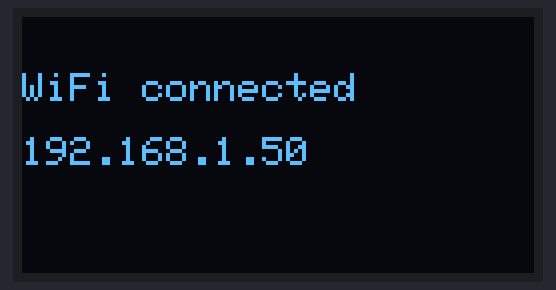
A sketch run on a simulated ESP32-C3. On the bench: 128×64 one-colour display. WiFi joins after 1.5 s; servers stay silent unless stated; the local clock reads 2024-03-15 10:24:30 at power-on unless the sketch sets it; what the sketch prints to the serial monitor is not drawn.

Above: at 1.9 s.
At 2.3 s:
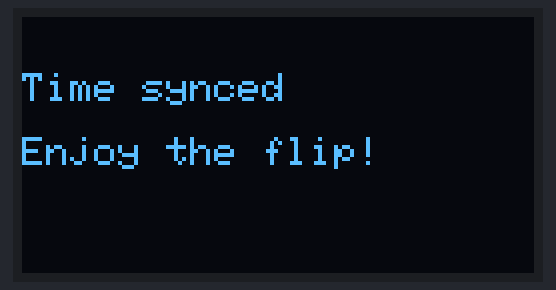
At 3.1 s:
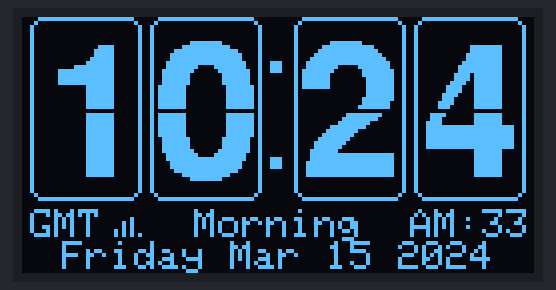
At 11.1 s:
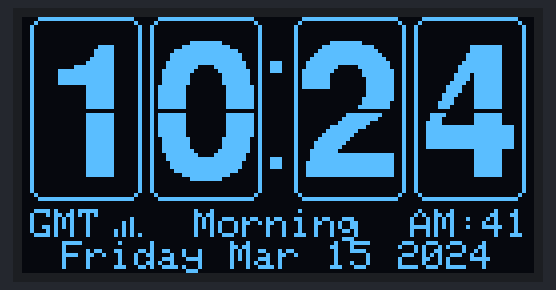
At 15.1 s:
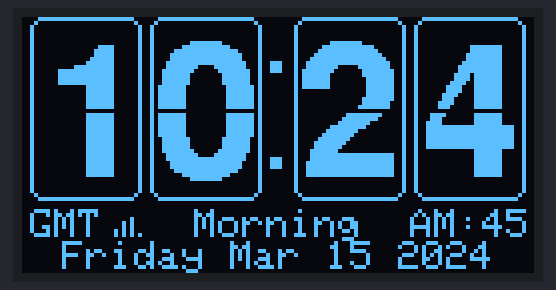
At 30.19 s:
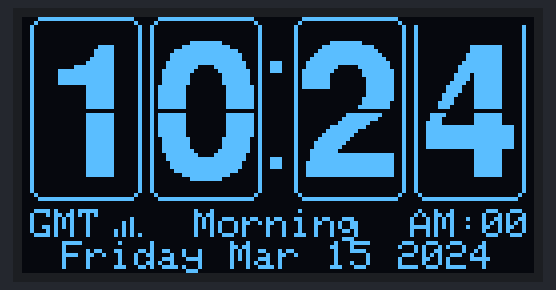

Measured:
- what the display in image 0 shows lasts 0.4 s, from 1.8 s to 2.2 s
- what the display in image 1 shows lasts 0.5 s, from 2.3 s to 2.8 s
- what the display in image 2 shows lasts 1.1 s, from 3.0 s to 4.1 s

The sketch:

NTPclock1_esp32c3_ssd1309_v1.ino
```cpp
// =============================================================================
// FLIP NTP Clock — ESP32-C3 + 2.42" OLED SSD1309 (SPI)
// original: https://www.eelectronicparts.com/blogs/news/diy-esp32-s3-mini-flip-clock-animated-ntp-time-on-a-0-96-oled-display
// =============================================================================

#include <SPI.h>
#include <Adafruit_GFX.h>
#include <Adafruit_SSD1306.h> // Folosim SSD1306, dar merge perfect pe SSD1309
#include <Fonts/FreeSansBold24pt7b.h>
#include <WiFi.h>
#include <time.h>

// ================== USER SETTINGS ==================
const char* WIFI_SSID = "bbk2";
const char* WIFI_PASS = "internet2";

#define TZ_EASTERN   "EST5EDT,M3.2.0,M11.1.0"
#define TZ_CENTRAL   "CST6CDT,M3.2.0,M11.1.0"
#define TZ_MOUNTAIN  "MST7MDT,M3.2.0,M11.1.0"
#define TZ_PACIFIC   "PST8PDT,M3.2.0,M11.1.0"
#define TZ_ROMANIA   "EET-2EEST,M3.5.0/3,M10.5.0/4"
const char* TIMEZONE   = TZ_ROMANIA;
const char* NTP_SERVER = "pool.ntp.org";

#define USE_12_HOUR        true
const unsigned long ANIM_MS = 350;
// ===================================================

#define SCREEN_WIDTH   128
#define SCREEN_HEIGHT  64

// ================== PINI SPI (ESP32-C3) ==================
#define SPI_CLK  4
#define SPI_MOSI 6
#define SPI_MISO -1
#define SPI_CS   7

#define OLED_DC   3
#define OLED_RST  10
// ========================================================

// Inițializare obiect SPI
Adafruit_SSD1306 display(SCREEN_WIDTH, SCREEN_HEIGHT, &SPI, OLED_DC, OLED_RST, SPI_CS);

// =================================================================
//                             LAYOUT
// =================================================================
#define CARD_W    28
#define CARD_H    46
#define CARD_Y     0
#define HALF_H    (CARD_H / 2)       // 23
#define MID_Y     (CARD_Y + HALF_H)  // 23

const int16_t CARD_X[4] = { 2, 32, 68, 98 };

#define COLON_X        62
#define COLON_TOP_Y    11
#define COLON_BOT_Y    35
#define COLON_SIZE      3

// =================================================================
//                  DIGIT GLYPH PRE-RENDERING
// =================================================================
static GFXcanvas1* digitCanvas[10] = { nullptr };

void renderDigitCanvases() {
  for (int d = 0; d < 10; d++) {
    GFXcanvas1* c = new GFXcanvas1(CARD_W, CARD_H);
    c->fillScreen(0);
    c->setFont(&FreeSansBold24pt7b);
    c->setTextColor(1);
    char s[2] = { (char)('0' + d), 0 };
    int16_t x1, y1; uint16_t w, h;
    c->getTextBounds(s, 0, 0, &x1, &y1, &w, &h);
    int16_t cx = (CARD_W - (int16_t)w) / 2 - x1;
    int16_t cy = CARD_H / 2 - y1 - (int16_t)h / 2;
    c->setCursor(cx, cy);
    c->print(s);
    digitCanvas[d] = c;
  }
}

// =================================================================
//                   HALF-DIGIT FLAP RENDERING
// =================================================================
static inline void drawTopHalf(int16_t cardX, int16_t cardY, int digit, int drawnH) {
  if (drawnH <= 0 || digit < 0 || digit > 9) return;
  GFXcanvas1* c = digitCanvas[digit];
  const int16_t topY = cardY + HALF_H - drawnH;
  for (int16_t ty = 0; ty < drawnH; ty++) {
    int16_t sy0 = (int32_t)ty       * HALF_H / drawnH;
    int16_t sy1 = (int32_t)(ty + 1) * HALF_H / drawnH;
    if (sy1 <= sy0)     sy1 = sy0 + 1;
    if (sy1 > HALF_H)   sy1 = HALF_H;
    int16_t screenY = topY + ty;
    for (int16_t sx = 0; sx < CARD_W; sx++) {
      bool lit = false;
      for (int16_t sy = sy0; sy < sy1; sy++) {
        if (c->getPixel(sx, sy)) { lit = true; break; }
      }
      if (lit) display.drawPixel(cardX + sx, screenY, SSD1306_WHITE);
    }
  }
}

static inline void drawBottomHalf(int16_t cardX, int16_t cardY, int digit, int drawnH) {
  if (drawnH <= 0 || digit < 0 || digit > 9) return;
  GFXcanvas1* c = digitCanvas[digit];
  const int16_t botY0 = cardY + HALF_H;
  for (int16_t ty = 0; ty < drawnH; ty++) {
    int16_t sy0 = HALF_H + (int32_t)ty       * HALF_H / drawnH;
    int16_t sy1 = HALF_H + (int32_t)(ty + 1) * HALF_H / drawnH;
    if (sy1 <= sy0)     sy1 = sy0 + 1;
    if (sy1 > CARD_H)   sy1 = CARD_H;
    int16_t screenY = botY0 + ty;
    for (int16_t sx = 0; sx < CARD_W; sx++) {
      bool lit = false;
      for (int16_t sy = sy0; sy < sy1; sy++) {
        if (c->getPixel(sx, sy)) { lit = true; break; }
      }
      if (lit) display.drawPixel(cardX + sx, screenY, SSD1306_WHITE);
    }
  }
}

// =================================================================
//                       ANIMATION STATE
// =================================================================
struct DigitSlot {
  int           currentDigit;
  int           previousDigit;
  unsigned long animStart;
};
DigitSlot slots[4];
bool slotsInitialized = false;

void getTargetDigits(const struct tm& t, int out[4], bool& outIsPM) {
  int h = t.tm_hour;
  outIsPM = (h >= 12);
#if USE_12_HOUR
  h = h % 12; if (h == 0) h = 12;
#endif
  int hT = h / 10;
  out[0] = (hT == 0) ? -1 : hT;
  out[1] = h % 10;
  out[2] = t.tm_min / 10;
  out[3] = t.tm_min % 10;
}

void updateSlots(const int target[4], unsigned long now) {
  if (!slotsInitialized) {
    for (int i = 0; i < 4; i++) {
      slots[i].previousDigit = target[i];
      slots[i].currentDigit  = target[i];
      slots[i].animStart     = 0;
    }
    slotsInitialized = true;
    return;
  }
  for (int i = 0; i < 4; i++) {
    if (target[i] != slots[i].currentDigit) {
      slots[i].previousDigit = slots[i].currentDigit;
      slots[i].currentDigit  = target[i];
      slots[i].animStart     = now;
    } else if (slots[i].animStart != 0 &&
               (now - slots[i].animStart) >= ANIM_MS) {
      slots[i].animStart     = 0;
      slots[i].previousDigit = slots[i].currentDigit;
    }
  }
}

// =================================================================
//                         CARD RENDERING
// =================================================================
void drawCard(int idx, unsigned long now) {
  int16_t xc = CARD_X[idx];
  int16_t yc = CARD_Y;

  display.drawRoundRect(xc, yc, CARD_W, CARD_H, 3, SSD1306_WHITE);

  int  oldD   = slots[idx].previousDigit;
  int  newD   = slots[idx].currentDigit;
  unsigned long aStart = slots[idx].animStart;

  bool animating = (aStart != 0) && (oldD != newD);
  float t = 0.0f;
  if (animating) {
    unsigned long elapsed = now - aStart;
    if (elapsed >= ANIM_MS) animating = false;
    else t = (float)elapsed / (float)ANIM_MS;
  }

  if (!animating) {
    drawTopHalf(xc, yc, newD, HALF_H);
    drawBottomHalf(xc, yc, newD, HALF_H);
  } else if (t < 0.5f) {
    drawTopHalf(xc, yc, newD, HALF_H);
    drawBottomHalf(xc, yc, oldD, HALF_H);
    int drawnH = (int)(HALF_H * (1.0f - 2.0f * t));
    if (drawnH > 0) {
      display.fillRect(xc + 1, yc + HALF_H - drawnH, CARD_W - 2, drawnH, SSD1306_BLACK);
      drawTopHalf(xc, yc, oldD, drawnH);
    }
  } else {
    drawTopHalf(xc, yc, newD, HALF_H);
    drawBottomHalf(xc, yc, oldD, HALF_H);
    int drawnH = (int)(HALF_H * (2.0f * t - 1.0f));
    if (drawnH > 0) {
      display.fillRect(xc + 1, yc + HALF_H, CARD_W - 2, drawnH, SSD1306_BLACK);
      drawBottomHalf(xc, yc, newD, drawnH);
    }
  }

  display.drawFastHLine(xc + 1, yc + HALF_H, CARD_W - 2, SSD1306_BLACK);
}

// =================================================================
//                       CHROME (colon, status)
// =================================================================
void drawColon() {
  display.fillRect(COLON_X, COLON_TOP_Y, COLON_SIZE, COLON_SIZE, SSD1306_WHITE);
  display.fillRect(COLON_X, COLON_BOT_Y, COLON_SIZE, COLON_SIZE, SSD1306_WHITE);
}

void drawBottomStatus(const struct tm& t) {
  static const char* const days[]   = { "Sunday","Monday","Tuesday","Wednesday",
                                        "Thursday","Friday","Saturday" };
  static const char* const months[] = { "Jan","Feb","Mar","Apr","May","Jun",
                                        "Jul","Aug","Sep","Oct","Nov","Dec" };
  char buf[40];
  snprintf(buf, sizeof(buf), "%s %s %d %d",
           days[t.tm_wday], months[t.tm_mon], t.tm_mday, t.tm_year + 1900);

  display.setFont(); display.setTextSize(1); display.setTextColor(SSD1306_WHITE);
  int16_t x1, y1; uint16_t w, h;
  display.getTextBounds(buf, 0, 0, &x1, &y1, &w, &h);
  int16_t x = (SCREEN_WIDTH - (int16_t)w) / 2;
  if (x < 0) x = 0;

  display.setCursor(x, 56);
  display.print(buf);
}

static int wifiBarsFromRssi(int rssi) {
  if (rssi >= -55) return 4;
  if (rssi >= -65) return 3;
  if (rssi >= -75) return 2;
  if (rssi >= -85) return 1;
  return 0;
}

void drawWifiIcon(int16_t xLeft, int16_t baseY) {
  int bars = 0;
  if (WiFi.status() == WL_CONNECTED) bars = wifiBarsFromRssi(WiFi.RSSI());

  const int heights[] = { 2, 4, 5, 7 };
  for (int i = 0; i < 4; i++) {
    int16_t x = xLeft + i * 2;
    if (i < bars) {
      display.drawFastVLine(x, baseY - heights[i] + 1, heights[i], SSD1306_WHITE);
    } else {
      display.drawPixel(x, baseY, SSD1306_WHITE);
    }
  }
}

static const char* greetingFor(int hour) {
  if (hour >=  5 && hour < 12) return "Morning";
  if (hour >= 12 && hour < 17) return "Afternoon";
  if (hour >= 17 && hour < 22) return "Evening";
  return "Night";
}

void drawMiddleStatus(const struct tm& t, bool isPM) {
  const int16_t ROW_Y = 48;
  const int16_t BAR_BASE_Y = 54;

  display.setFont(); display.setTextSize(1); display.setTextColor(SSD1306_WHITE);

  char tzBuf[8];
  strftime(tzBuf, sizeof(tzBuf), "%Z", &t);
  const char* tz = (tzBuf[0]) ? tzBuf : "---";
  display.setCursor(2, ROW_Y);
  display.print(tz);
  int16_t tzW = (int16_t)strlen(tz) * 6;
  int16_t wifiX = 2 + tzW + 3;

  drawWifiIcon(wifiX, BAR_BASE_Y);
  int16_t wifiEndX = wifiX + 6;

  char ampmSec[16];
  snprintf(ampmSec, sizeof(ampmSec), "%s:%02d",
           isPM ? "PM" : "AM", t.tm_sec);
  int16_t ampmSecW = (int16_t)strlen(ampmSec) * 6;
  int16_t ampmX    = SCREEN_WIDTH - ampmSecW - 1;
  display.setCursor(ampmX, ROW_Y);
  display.print(ampmSec);

  const char* g = greetingFor(t.tm_hour);
  int16_t x1, y1; uint16_t w, h;
  display.getTextBounds(g, 0, 0, &x1, &y1, &w, &h);
  int16_t gX   = (SCREEN_WIDTH - (int16_t)w) / 2;
  int16_t gapL = wifiEndX + 3;
  int16_t gapR = ampmX - 3;
  if (gX + (int16_t)w > gapR) gX = gapR - (int16_t)w;
  if (gX < gapL) gX = gapL;
  display.setCursor(gX, ROW_Y);
  display.print(g);
}

// =================================================================
//                          MAIN FRAME
// =================================================================
void drawFrame(unsigned long now) {
  struct tm t;
  bool haveTime = getLocalTime(&t, 5);

  display.clearDisplay();

  if (!haveTime) {
    display.setFont(); display.setTextSize(1); display.setTextColor(SSD1306_WHITE);
    display.setCursor(12, 28);
    display.print("Waiting for NTP...");
    display.display();
    return;
  }

  int  target[4];
  bool isPM;
  getTargetDigits(t, target, isPM);
  updateSlots(target, now);

  for (int i = 0; i < 4; i++) drawCard(i, now);
  drawColon();
  drawMiddleStatus(t, isPM);
  drawBottomStatus(t);

  display.display();
}

// =================================================================
//                       STARTUP MESSAGES
// =================================================================
void showMessage(const String& l1, const String& l2 = "") {
  display.clearDisplay();
  display.setFont();
  display.setTextColor(SSD1306_WHITE);
  display.setTextSize(1);
  display.setCursor(0, 14); display.println(l1);
  if (l2.length()) { display.setCursor(0, 30); display.println(l2); }
  display.display();
}

// =================================================================
//                        SETUP / LOOP
// =================================================================
void setup() {
  Serial.begin(115200); delay(200);

  // 1. Inițializăm SPI cu pinii tăi personalizați
  SPI.begin(SPI_CLK, SPI_MISO, SPI_MOSI, SPI_CS);

  // 2. Pornim ecranul
  if (!display.begin(SSD1306_SWITCHCAPVCC)) {
    Serial.println("SSD1309 (SPI) not found");
    while (true) delay(1000);
  }
  display.setTextWrap(false);
  display.setRotation(2); // Rotirea pentru ecran galben/albastru

  showMessage("FLIP NTP Clock", "Rendering glyphs...");
  renderDigitCanvases();

  showMessage("Connecting WiFi", WIFI_SSID);
  WiFi.mode(WIFI_STA);
  WiFi.begin(WIFI_SSID, WIFI_PASS);
  WiFi.setTxPower(WIFI_POWER_8_5dBm);
  unsigned long start = millis();
  while (WiFi.status() != WL_CONNECTED && millis() - start < 20000) {
    delay(300);
    Serial.print(".");
  }
  if (WiFi.status() != WL_CONNECTED) {
    showMessage("WiFi FAILED", "Check credentials");
    while (true) delay(1000);
  }
  Serial.print("\nWiFi OK, IP: "); Serial.println(WiFi.localIP());
  showMessage("WiFi connected", WiFi.localIP().toString());
  delay(400);

  configTzTime(TIMEZONE, NTP_SERVER);
  showMessage("Syncing NTP...", NTP_SERVER);
  struct tm t;
  unsigned long ntpStart = millis();
  while (!getLocalTime(&t, 100) && millis() - ntpStart < 10000) {
    delay(200);
  }

  showMessage("Time synced", "Enjoy the flip!");
  delay(500);
}

void loop() {
  static unsigned long lastWifiCheck = 0;
  static unsigned long lastFrame     = 0;
  unsigned long now = millis();

  if (now - lastWifiCheck > 30000) {
    lastWifiCheck = now;
    if (WiFi.status() != WL_CONNECTED) WiFi.reconnect();
  }

  const unsigned long FRAME_MS = 30;
  if (now - lastFrame >= FRAME_MS) {
    lastFrame = now;
    drawFrame(now);
  }
}
```
